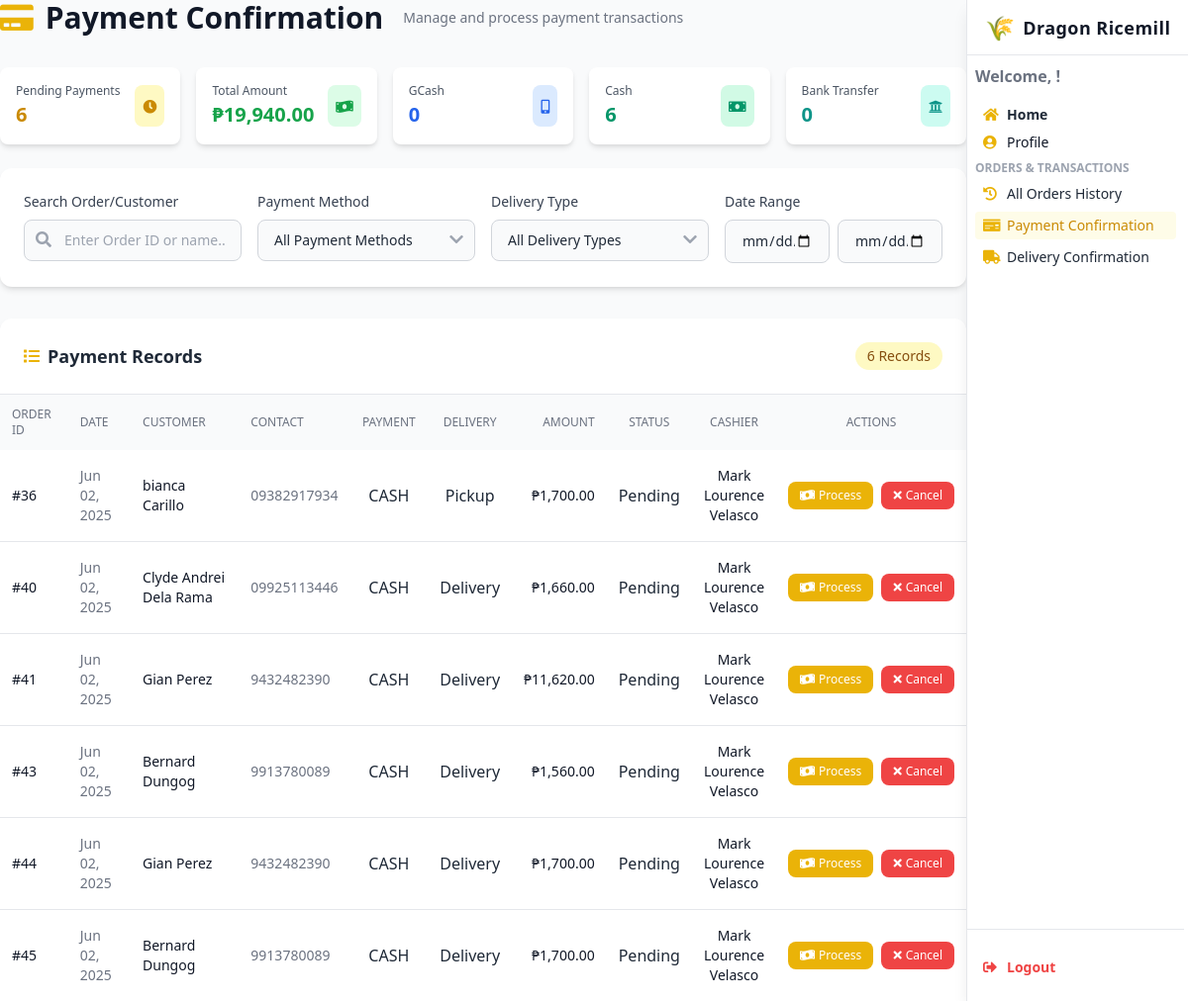
The app's page /payment-confirmation/0/, older data.
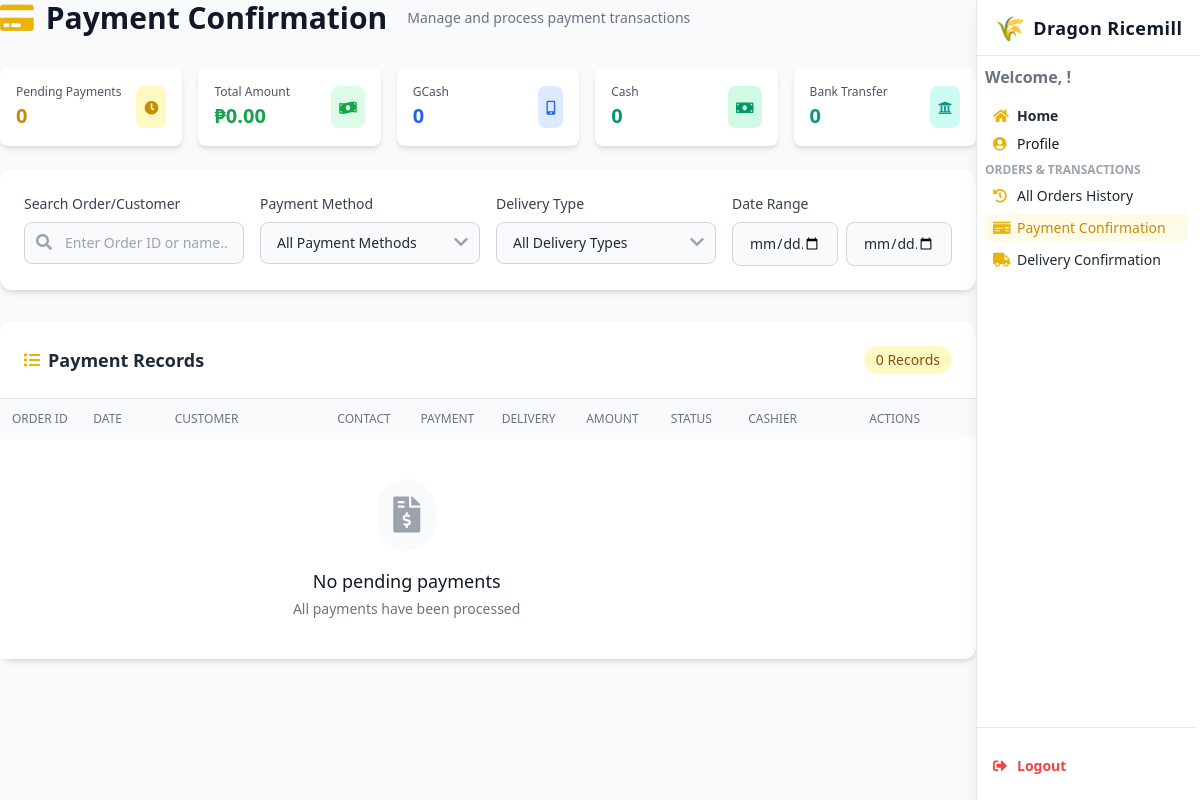
The same page, newer data.
### webapp/models.py (models this page shows, shortened)
class CustomerOrder(models.Model):
    STATUS_CHOICES = [
        ('pending', 'Pending'),
        ('approved', 'Approved'),
        ('rejected', 'Rejected'),
        ('cancelled', 'Cancelled')
    ]
    DELIVERY_CHOICES = [
        ('delivery', 'Delivery'),
        ('pickup', 'Pickup')
    ]
    PAYMENT_CHOICES = [
        ('cash', 'Cash'),
        ('gcash', 'GCash'),
        ('credit_card', 'Credit Card')
    ]
    order_id = models.AutoField(primary_key=True)
    customer = models.ForeignKey('Users', on_delete=models.PROTECT)
    rice_type = models.ForeignKey('Rice', on_delete=models.PROTECT)
    quantity = models.PositiveIntegerField()
    cost_per_sack = models.DecimalField(max_digits=10, decimal_places=2, default=Decimal('0.00'))
    discount = models.DecimalField(max_digits=5, decimal_places=2, default=Decimal('0.00'))  # e.g., 10.00 = 10%
    total_cost = models.DecimalField(max_digits=10, decimal_places=2, default=Decimal('0.00'))
    payment_method = models.CharField(max_length=20, choices=PAYMENT_CHOICES)
    amount_paid = models.DecimalField(max_digits=10, decimal_places=2, default=Decimal('0.00'))
    amount_change = models.DecimalField(max_digits=10, decimal_places=2, default=Decimal('0.00'))
    approval_status = models.CharField(max_length=20, choices=STATUS_CHOICES, default='Approved')
    delivery_type = models.CharField(max_length=20, choices=DELIVERY_CHOICES)
    delivery_status = models.CharField(max_length=20, default='pending')
    receiver_name = models.CharField(max_length=100, blank=True, null=True)
    receiver_mobile_number = models.CharField(max_length=15, blank=True, null=True)
    delivery_address = models.TextField()
    reference_code = models.CharField(max_length=100, unique=True, blank=True, null=True)
    created_at = models.DateTimeField(auto_now_add=True)
    updated_at = models.DateTimeField(auto_now=True)
    handled_by = models.ForeignKey(
        'Employee',
        null=True,
        on_delete=models.SET_NULL,
        related_name='orders_handled'
    )
    employee = models.ForeignKey(
        'Employee',
        on_delete=models.SET_NULL,
        null=True,
        blank=True,
        related_name='assigned_orders'
    )
    order_notes = models.TextField(blank=True, null=True)
    is_active = models.BooleanField(default=True)
    is_archived = models.BooleanField(default=False)
    class Meta:
        db_table = 'webapp_customerorder'
        indexes = [
            models.Index(fields=['customer', 'created_at']),
        ]

class Users(models.Model):
    UserID = models.AutoField(primary_key=True)
    name = models.OneToOneField(UserName, on_delete=models.CASCADE, related_name='user', null=True, blank=True)
    address = models.OneToOneField(UserAddress, on_delete=models.CASCADE, related_name='user', null=True, blank=True)
    Customer_Mobile_Number = models.CharField(max_length=20, blank=True, null=True)
    email = models.EmailField(max_length=254, blank=True, null=True)  # <-- Added field
    created_at = models.DateTimeField(auto_now_add=True)
    updated_at = models.DateTimeField(auto_now=True)
    class Meta:
        db_table = 'webapp_users'
        managed = True

class UserName(models.Model):
    first_name = models.CharField(max_length=50)
    middle_name = models.CharField(max_length=50, blank=True, null=True)
    suffix = models.CharField(max_length=20, blank=True, null=True)
    last_name = models.CharField(max_length=50)
    class Meta:
        db_table = 'user_name'

class Employee(models.Model):
    EmployeeID = models.AutoField(primary_key=True)
    FirstName = models.CharField(max_length=50)
    MiddleName = models.CharField(max_length=50, blank=True, null=True)
    LastName = models.CharField(max_length=50)
    Suffix = models.CharField(max_length=20, blank=True, null=True)
    Role = models.CharField(max_length=100)
    Username = models.CharField(max_length=50, unique=True)
    Email = models.EmailField(max_length=254, unique=True, null=True, blank=True)
    Password = models.CharField(max_length=50)
    Account_Status = models.CharField(max_length=20, default='inactive')
    class Meta:
        db_table = 'employee'

### webapp/views.py (the view, shortened to what this page needs)
# urls.py: path('payment-confirmation/<int:order_id>/', views.payment_confirmation, name='payment_confirmation'),
def payment_confirmation(request, order_id):
    payment_message = request.session.pop('payment_message', None)
    payment_message_type = request.session.pop('payment_message_type', None)
    if not str(order_id).isdigit() or int(order_id) < 0:
        return render(request, 'payment_confirmation.html', {
            'orders': [],
            'error_message': 'Invalid order ID.'
        })
    order_id = int(order_id)
    if order_id == 0:
        search = request.GET.get('search', '')
        payment_method = request.GET.get('payment_method', '')
        delivery_type = request.GET.get('delivery_type', '')
        start_date = request.GET.get('start_date', '')
        end_date = request.GET.get('end_date', '')
        orders = CustomerOrder.objects.filter(
            is_active=True,
            approval_status__iexact='pending',
            amount_paid__lt=F('total_cost')
        )
        if search:
            orders = orders.filter(
                Q(order_id__icontains=search) |
                Q(customer__name__first_name__icontains=search) |
                Q(customer__name__last_name__icontains=search)
            )
        if payment_method:
            orders = orders.filter(payment_method=payment_method)
        if delivery_type:
            orders = orders.filter(delivery_type__iexact=delivery_type)
        if start_date:
            orders = orders.filter(created_at__gte=start_date)
        if end_date:
            orders = orders.filter(created_at__lte=end_date)
        paginator = Paginator(orders, 10)  # Show 10 orders per page
        page_number = request.GET.get('page')
        orders_page = paginator.get_page(page_number)
        context = {
            'orders': orders_page,  # Use paginated orders
            'payment_message': payment_message,
            'payment_message_type': payment_message_type,
            'pending_count': orders.count(),
            'total_amount': orders.aggregate(total=Sum('total_cost'))['total'] or Decimal('0.00'),
            'gcash_count': orders.filter(payment_method='gcash').count(),
            'cash_count': orders.filter(payment_method='cash').count(),
            'bank_count': orders.filter(payment_method='bank').count(),
        }
        return render(request, 'payment_confirmation.html', context)

### webapp/models.py (called while the page is built)
    def __str__(self):
        return f"{self.rice_type}"

### webapp/templates/payment_confirmation.html (shortened to what the changed rows need)
{% load humanize %}
<!DOCTYPE html>
<html lang="en">
<head>
  <script src="https://cdn.tailwindcss.com"></script>
  <link href="https://cdnjs.cloudflare.com/ajax/libs/font-awesome/5.15.3/css/all.min.css" rel="stylesheet" />
</head>
<body class="bg-gray-50 text-gray-800 min-h-screen font-sans leading-relaxed overflow-x-hidden">
<div id="mainContent" class="lg:mr-56 min-h-screen bg-gray-50 transition-all duration-300">
  <div class="max-w-5xl mx-auto">
    <div class="mb-8">
      <h1 class="text-2xl sm:text-3xl font-bold text-gray-900 flex items-center gap-3">
        <i class="fas fa-credit-card text-yellow-500"></i>
        <span class="text-sm font-normal text-gray-500 ml-2">Manage and process payment transactions</span>
      </h1>
    </div>
    <div class="grid grid-cols-1 sm:grid-cols-2 lg:grid-cols-5 gap-4 mb-6">
      <div class="bg-white rounded-lg p-4 card-shadow hover-scale">
        <div class="flex items-center justify-between">
          <div>
            <p class="text-xs font-medium text-gray-600">Pending Payments</p>
            <h3 class="text-xl font-bold text-yellow-600 mt-0.5">{{ pending_count|default:0 }}</h3>
          </div>
        </div>
      </div>
      <div class="bg-white rounded-lg p-4 card-shadow hover-scale">
        <div class="flex items-center justify-between">
          <div>
            <p class="text-xs font-medium text-gray-600">Total Amount</p>
            <h3 class="text-xl font-bold text-green-600 mt-0.5">₱{{ total_amount|default:0|floatformat:2|intcomma }}</h3>
          </div>
        </div>
      </div>
      <div class="bg-white rounded-lg p-4 card-shadow hover-scale">
        <div class="flex items-center justify-between">
          <div>
            <p class="text-xs font-medium text-gray-600">Cash</p>
            <h3 class="text-xl font-bold text-emerald-600 mt-0.5">{{ cash_count|default:0 }}</h3>
          </div>
        </div>
      </div>
    </div>
    <div class="bg-white rounded-xl shadow-md">
      <div class="p-6 border-b border-gray-200">
        <div class="flex items-center justify-between">
          <div class="flex items-center gap-2">
            <i class="fas fa-list text-yellow-500"></i>
            <h2 class="text-lg font-semibold">Payment Records</h2>
          </div>
          <span class="bg-yellow-100 text-yellow-800 text-sm font-medium px-3 py-1 rounded-full">
            {{ orders|length }} Records
          </span>
        </div>
      </div>
      <div class="w-full">
        <table class="min-w-full table-fixed">
          <thead class="bg-gray-50">
            <tr>
              <th class="w-1/12 px-3 py-3 text-left text-xs font-medium text-gray-500 uppercase">Order ID</th>
              <th class="w-1/12 px-3 py-3 text-left text-xs font-medium text-gray-500 uppercase">Date</th>
              <th class="w-2/12 px-3 py-3 text-left text-xs font-medium text-gray-500 uppercase">Customer</th>
              <th class="w-1/12 px-3 py-3 text-left text-xs font-medium text-gray-500 uppercase">Contact</th>
              <th class="w-1/12 px-3 py-3 text-center text-xs font-medium text-gray-500 uppercase">Payment</th>
              <th class="w-1/12 px-3 py-3 text-center text-xs font-medium text-gray-500 uppercase">Delivery</th>
              <th class="w-1/12 px-3 py-3 text-right text-xs font-medium text-gray-500 uppercase">Amount</th>
              <th class="w-1/12 px-3 py-3 text-center text-xs font-medium text-gray-500 uppercase">Status</th>
              <th class="w-1/12 px-3 py-3 text-center text-xs font-medium text-gray-500 uppercase">Cashier</th>
              <th class="w-2/12 px-3 py-3 text-center text-xs font-medium text-gray-500 uppercase">Actions</th>
            </tr>
          </thead>
          <tbody class="bg-white divide-y divide-gray-200">
            {% for order in orders %}
            <tr class="hover:bg-gray-50 transition-all"
                data-order-id="{{ order.order_id }}"
                data-rice-type="{{ order.rice_type }}"
                data-quantity="{{ order.quantity }}"
                data-total-cost="{{ order.total_cost }}"
                data-price-per-sack="{{ order.total_cost|default:0|floatformat:2 }}"
                data-discount="{{ order.discount|default:'0.00' }}"
                data-receiver-name="{{ order.receiver_name|default_if_none:'' }}"
                data-receiver-contact="{{ order.receiver_mobile_number|default:'' }}"
                data-payment-method="{{ order.payment_method }}"
                data-customer-email="{{ order.customer.email|default:'N/A' }}"
                {% if order.customer and order.customer.address %}
                data-house-no="{{ order.customer.address.house_unit_number|default:'' }}"
                data-building="{{ order.customer.address.building_name|default:'' }}"
                data-street="{{ order.customer.address.street_name|default:'' }}"
                data-barangay="{{ order.customer.address.barangay|default:'' }}"
                data-city="{{ order.customer.address.city_municipality|default:'' }}"
                data-province="{{ order.customer.address.province|default:'' }}"
                data-zipcode="{{ order.customer.address.zip_code|default:'' }}"
                {% endif %}>
              <td class="px-3 py-4 text-sm text-gray-900">#{{ order.order_id }}</td>
              <td class="px-3 py-4 text-sm text-gray-500">{{ order.created_at|date:"M d, Y" }}</td>
              <td class="px-3 py-4 text-sm text-gray-900" data-customer-name="{% if order.customer and order.customer.name %}{{ order.customer.name.first_name }} {{ order.customer.name.last_name }}{% else %}N/A{% endif %}">
                {% if order.customer and order.customer.name %}
                  {{ order.customer.name.first_name }} {{ order.customer.name.last_name }}
                {% else %}
                  N/A
                {% endif %}
              </td>
              <td class="px-3 py-4 text-sm text-gray-500">
                {{ order.customer.Customer_Mobile_Number|default:"N/A" }}
              </td>
              <td class="px-3 py-4 text-center">
                <span class="payment-badge {% if order.payment_method == 'gcash' %}payment-badge-gcash{% elif order.payment_method == 'cash' %}payment-badge-cash{% elif order.payment_method == 'bank' %}payment-badge-bank{% endif %}" data-payment-method="{{ order.payment_method }}">
                  {{ order.payment_method|upper }}
                </span>
              </td>
              <td class="px-3 py-4 text-center">
                <span class="delivery-badge {% if order.delivery_type == 'pickup' %}delivery-pickup{% else %}delivery-delivery{% endif %}">
                  {{ order.delivery_type|title }}
                </span>
              </td>
              <td class="px-3 py-4 text-sm text-right font-medium text-gray-900">
                ₱{{ order.total_cost|floatformat:2|intcomma }}
              </td>
              <td class="px-3 py-4 text-center">
                <span class="status-badge {% if order.approval_status == 'pending' %}status-pending{% else %}status-confirmed{% endif %}">
                  {{ order.approval_status|title }}
                </span>
              </td>
              <td class="px-3 py-4 text-sm text-center text-gray-900">
                {% if order.employee %}
                  {{ order.employee.FirstName }} {{ order.employee.LastName }}
                {% else %}
                  N/A
                {% endif %}
              </td>
              <td class="px-3 py-4 text-center">
                <div class="flex justify-center gap-2">
                  <button type="button"
                          data-order-id="{{ order.order_id }}"
                          data-total-cost="{{ order.total_cost }}"
                          onclick="openPaymentModal(this.dataset.orderId, parseFloat(this.dataset.totalCost))"
                          class="bg-yellow-500 hover:bg-yellow-600 text-white px-3 py-1.5 rounded-lg focus:outline-none focus:ring-2 focus:ring-offset-2 focus:ring-yellow-500 transition-all duration-200 flex items-center gap-1 text-xs">
                    <i class="fas fa-money-bill-wave"></i>
                    <span>Process</span>
                  </button>
                  <form method="post" action="{% url 'cancel_order' order.order_id %}" class="inline-block" onsubmit="return confirm('Are you sure you want to cancel this order?');">
                    <button type="submit"
                            class="bg-red-500 hover:bg-red-600 text-white px-3 py-1.5 rounded-lg focus:outline-none focus:ring-2 focus:ring-offset-2 focus:ring-red-500 transition-all duration-200 flex items-center gap-1 text-xs">
                      <i class="fas fa-times"></i>
                      <span>Cancel</span>
                    </button>
                  </form>
                </div>
              </td>
            </tr>
            {% empty %}
            <tr>
              <td colspan="9" class="px-6 py-10 text-center">
                <div class="inline-block p-4 bg-gray-50 rounded-full mb-4">
                  <i class="fas fa-file-invoice-dollar text-4xl text-gray-400"></i>
                </div>
                <p class="text-lg font-medium text-gray-900">No pending payments</p>
                <p class="text-sm text-gray-500 mt-1">All payments have been processed</p>
              </td>
            </tr>
            {% endfor %}
          </tbody>
        </table>
      </div>
    </div>
  </div>
</div>

Row changes from the older to the newer data that the page shows:
no longer on this page (row edited): CustomerOrder: order_id "36", created_at "Jun 02, 2025", customer.name.first_name "bianca", customer.name.last_name "Carillo", customer.Customer_Mobile_Number "09382917934", payment_method "CASH", delivery_type "Pickup", total_cost "1,700.00", approval_status "Pending", employee.FirstName "Mark Lourence", employee.LastName "Velasco"
no longer on this page (row edited): CustomerOrder: order_id "40", created_at "Jun 02, 2025", customer.name.first_name "Clyde Andrei", customer.name.last_name "Dela Rama", customer.Customer_Mobile_Number "09925113446", payment_method "CASH", delivery_type "Delivery", total_cost "1,660.00", approval_status "Pending", employee.FirstName "Mark Lourence", employee.LastName "Velasco"
no longer on this page (row edited): CustomerOrder: order_id "41", created_at "Jun 02, 2025", customer.name.first_name "Gian", customer.name.last_name "Perez", customer.Customer_Mobile_Number "9432482390", payment_method "CASH", delivery_type "Delivery", total_cost "11,620.00", approval_status "Pending", employee.FirstName "Mark Lourence", employee.LastName "Velasco"
no longer on this page (row edited): CustomerOrder: order_id "43", created_at "Jun 02, 2025", customer.name.first_name "Bernard", customer.name.last_name "Dungog", customer.Customer_Mobile_Number "9913780089", payment_method "CASH", delivery_type "Delivery", total_cost "1,560.00", approval_status "Pending", employee.FirstName "Mark Lourence", employee.LastName "Velasco"
no longer on this page (row edited): CustomerOrder: order_id "44", created_at "Jun 02, 2025", customer.name.first_name "Gian", customer.name.last_name "Perez", customer.Customer_Mobile_Number "9432482390", payment_method "CASH", delivery_type "Delivery", total_cost "1,700.00", approval_status "Pending", employee.FirstName "Mark Lourence", employee.LastName "Velasco"
no longer on this page (row edited): CustomerOrder: order_id "45", created_at "Jun 02, 2025", customer.name.first_name "Bernard", customer.name.last_name "Dungog", customer.Customer_Mobile_Number "9913780089", payment_method "CASH", delivery_type "Delivery", total_cost "1,700.00", approval_status "Pending", employee.FirstName "Mark Lourence", employee.LastName "Velasco"
Text that changed along with them:
{{ pending_count|default:0 }}: "6" → "0"
{{ total_amount|default:0|floatformat:2|intcomma }}: "19,940.00" → "0.00"
{{ cash_count|default:0 }}: "6" → "0"
{{ orders|length }}: "6" → "0"
text now shown: "No pending payments All payments have been processed"
